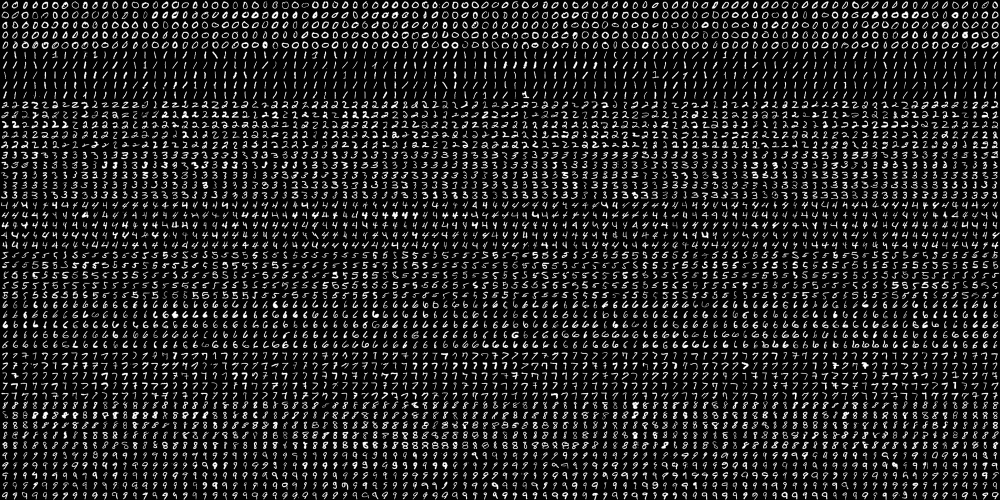
#> input picture ocr/digits.png, 2000 x 1000 px (shown at 1/2 size)
$ python ocr.py   (Python 2 division)
#> lines starting #> are read from the running program, lines starting #| are printed output that depends on the picture; after the words box and inside, x2 and y2 are one past the last pixel; in counts of white or black regions, pixels touching at a corner belong together
import numpy as np
import cv2
from matplotlib import pyplot as plt

img = cv2.imread('digits.png')
#> img is the input picture: shape (1000, 2000, 3); min 0, max 255, mean 33.8
gray = cv2.cvtColor(img, cv2.COLOR_BGR2GRAY)

# Now we split the image to 5000 cells, each 20x20 size
cells = [np.hsplit(row, 100) for row in np.vsplit(gray, 50)]
#> cells = 50 items

# Make it into a Numpy array. It size will be (50,100,20,20)
x = np.array(cells)

# Now we prepare train_data and test_data.
train = x[:,:50].reshape(-1, 400).astype(np.float32)  # Size = (2500,400)
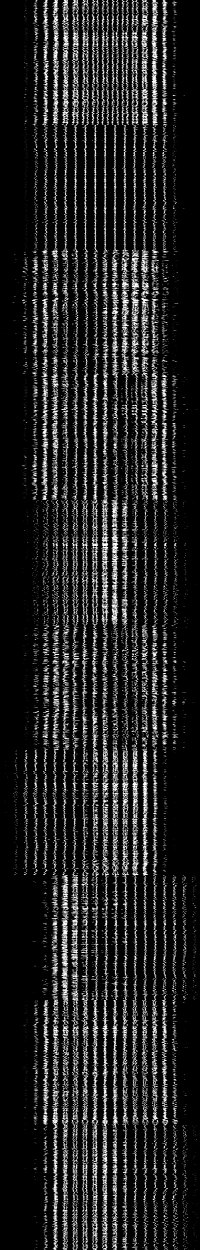
#> train: shape (2500, 400) float32 (shown at 1/2 size); min 0, max 255, mean 33.8
test = x[:,50:100].reshape(-1, 400).astype(np.float32)  # Size = (2500,400)
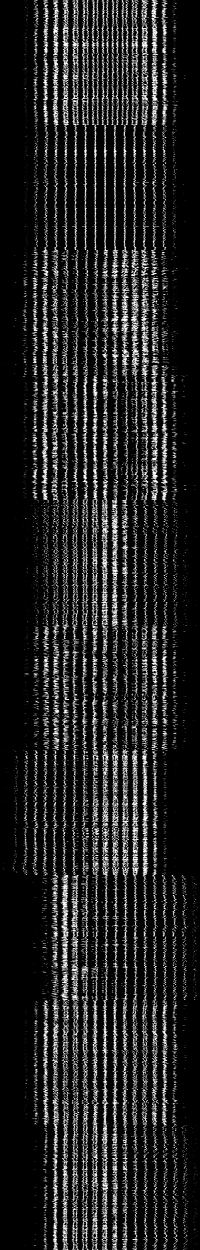
#> test: shape (2500, 400) float32 (shown at 1/2 size); min 0, max 255, mean 33.8

# Create labels for train and test data
k = np.arange(10)
train_labels = np.repeat(k, 250)[:,np.newaxis]
test_labels = train_labels.copy()

# Initiate kNN, train the data, then test it with test data for k=1
knn = cv2.ml.KNearest_create()
knn.train(train, cv2.ml.ROW_SAMPLE, train_labels)
ret, result, neighbours, dist = knn.findNearest(test, k=5)
#> ret = 0; result = 2500 values, max 9 at index 452, min 0 at index 0, mean 4.47; neighbours = 2500 rows, first 6: [0, 0, 0, 0, 0], [0, 0, 0, 0, 0], [0, 0, 0, 0, 0], [0, 0, 5, 5, 5], [0, 0, 0, 0, 0], [0, 0, 0, 0, 0]; dist = 2500 rows, first 6: [361955, 598018, 606136, 608480, 610345], [790595, 959768, 1055851, 1065401, 1068785], [534520, 641045, 681043, 732508, 751514], [943748, 958162, 1052576, 1243297, 1249885], [796400, 841097, 878670, 896978, 960181], [396251, 671587, 715542, 749110, 751370]

# Now we check the accuracy of classification
# For that, compare the result with test_labels and check which are wrong
matches = result == test_labels
correct = np.count_nonzero(matches)
#> correct = 2294
accuracy = correct * 100.0 / result.size
#> accuracy = 91.76

# save the data
np.savez('knn_data.npz', train=train, train_labels=train_labels)

# Now load the data
with np.load('knn_data.npz') as data:
    print data.files
    train = data['train']
    train_labels = data['train_labels']

print accuracy
#| 91.76

phone = cv2.imread('phone.png')
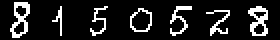
#> input picture ocr/phone.png, 140 x 20 px (shown 2 times larger)
#> phone is the input picture: shape (20, 140, 3); 13.2% white in thin lines or dots, all inside (x1, y1, x2, y2) = (5, 1, 134, 19)
gray_phone = cv2.cvtColor(phone, cv2.COLOR_BGR2GRAY)
phone_cells = np.hsplit(gray_phone, 7)
#> phone_cells = 7 items
phone_cells_np = np.array(phone_cells)
phone_cell_linear = phone_cells_np.reshape(-1, 400).astype(np.float32)

ret, result, neighbours, dist = knn.findNearest(phone_cell_linear, k=10)
#> ret = 8; result = [8, 1, 5, 0, 5, 1, 8]

print result
#| [[8.]
#|  [1.]
#|  [5.]
#|  [0.]
#|  [5.]
#|  [1.]
#|  [8.]]
